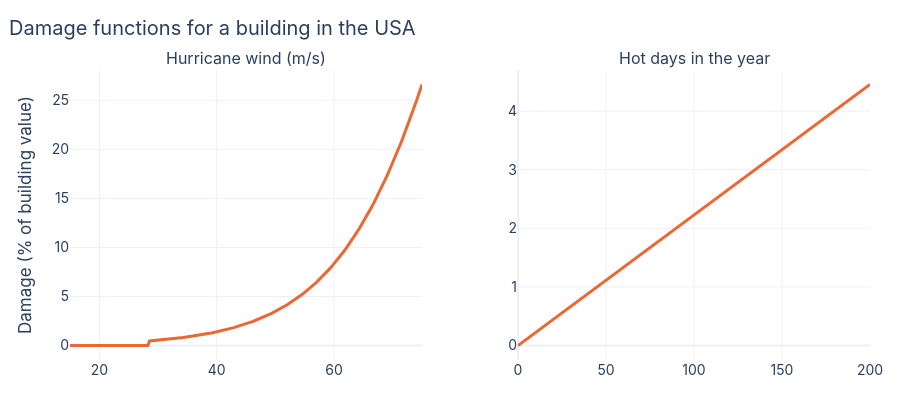

Notebook code cell kept with this figure:
### Markdown cell above
> 💡 **Key idea: exposure is about place.** The same store design faces very
> different weather depending on where it stands. Stores on the southern and
> Gulf coasts sit in hurricane alley; stores in the north of the state much less.

**What A leaves out:** only the past, only hurricanes, and no sense of *damage*:
a store that sees two weak hurricanes may suffer less than one that sees a
single strong one. Overture also shows where a brand **operates**, not what the
company owns or what each building is worth.

## B. Ask CRC Open, with damage functions

[CRC Open](https://github.com/RiskThinking/crc-sdk/blob/main/docs/sources.md#discover-a-crc-open-release)
gives a ready-made **climate risk curve** for 63 hazards on a fine grid, in
four-year periods from 2023–2026 to 2088–2091 under SSP5-8.5 (no historical
baseline). Here we use three that matter for a store:

| Hazard | CRC Open variable | Measured as |
|---|---|---|
| Hurricane wind | `crc:cyclone` | wind speed (m/s); one curve with no period |
| Heavy rain | `crc:rx1day` | wettest day of the year (mm) |
| Heat | `crc:hot_days` | number of hot days in the year |

New to these curves? The five-minute
[primer](https://github.com/RiskThinking/crc-docs/blob/main/notebooks/climate_risk_curves_primer.ipynb) explains them.

### From weather to damage

A **damage function** turns a hazard value into the share of a building's value
lost. crc-framework ships open, published damage functions. crc-sdk can attach
some of them (floods, wildfire weather) to an evaluation directly; these three
are not attachable yet because some of their calibration facts are unpublished,
so we **resolve each one ourselves**: hurricane wind for the country, heavy rain
for each location's grid cell, hot days with no extra context. Here is what two
of them look like in the USA:

### Code cell
curves = {
    "cyclone": ("Hurricane wind (m/s)", np.linspace(15, 75, 200),
                Impact.builtin(BuiltinImpact.CYCLONE).resolve(CountryContext(country="USA"))),
    "hot_days": ("Hot days in the year", np.linspace(0, 200, 200),
                 Impact.builtin(BuiltinImpact.HOT_DAYS).resolve(EmptyContext())),
}
fig = make_subplots(rows=1, cols=2, subplot_titles=[label for label, _, _ in curves.values()],
                    horizontal_spacing=0.12)
for col, (hazard, (label, x, model)) in enumerate(curves.items(), start=1):
    damage = np.asarray(model.evaluate(x), dtype=float)
    fig.add_trace(go.Scatter(x=x, y=100 * damage, mode="lines", line=dict(color=ORANGE, width=3),
                             hovertemplate="%{x:.0f} → %{y:.1f}% of building value<extra></extra>",
                             showlegend=False), row=1, col=col)
fig.update_yaxes(title_text="Damage (% of building value)", row=1, col=1)
layout(fig, "Damage functions for a building in the USA", height=420)
fig.show()

### Figure 1 — Plotly figure (JSON) as saved in the notebook; plotly's stock layout.template omitted (floating-point values rounded to 4 significant figures; data arrays with more than 128 entries replaced by an {"elided": "..."} marker saying what was removed)
{"data": [{"hovertemplate": "%{x:.0f} → %{y:.1f}% of building value<extra></extra>", "line": {"color": "#eb6834", "width": 3}, "mode": "lines", "showlegend": false, "type": "scatter", "x": {"elided": "200 float values"}, "xaxis": "x", "y": {"elided": "200 float values"}, "yaxis": "y"}, {"hovertemplate": "%{x:.0f} → %{y:.1f}% of building value<extra></extra>", "line": {"color": "#eb6834", "width": 3}, "mode": "lines", "showlegend": false, "type": "scatter", "x": {"elided": "200 float values"}, "xaxis": "x2", "y": {"elided": "200 float values"}, "yaxis": "y2"}], "layout": {"annotations": [{"font": {"size": 16}, "showarrow": false, "text": "Hurricane wind (m/s)", "x": 0.22, "xanchor": "center", "xref": "paper", "y": 1.0, "yanchor": "bottom", "yref": "paper"}, {"font": {"size": 16}, "showarrow": false, "text": "Hot days in the year", "x": 0.78, "xanchor": "center", "xref": "paper", "y": 1.0, "yanchor": "bottom", "yref": "paper"}], "font": {"family": "Inter, Helvetica, Arial, sans-serif", "size": 14}, "height": 420, "margin": {"b": 60, "l": 70, "r": 30, "t": 70}, "title": {"text": "Damage functions for a building in the USA", "x": 0.01}, "xaxis": {"anchor": "y", "domain": [0.0, 0.44]}, "xaxis2": {"anchor": "y2", "domain": [0.56, 1.0]}, "yaxis": {"anchor": "x", "domain": [0.0, 1.0], "title": {"text": "Damage (% of building value)"}}, "yaxis2": {"anchor": "x2", "domain": [0.0, 1.0]}}}
